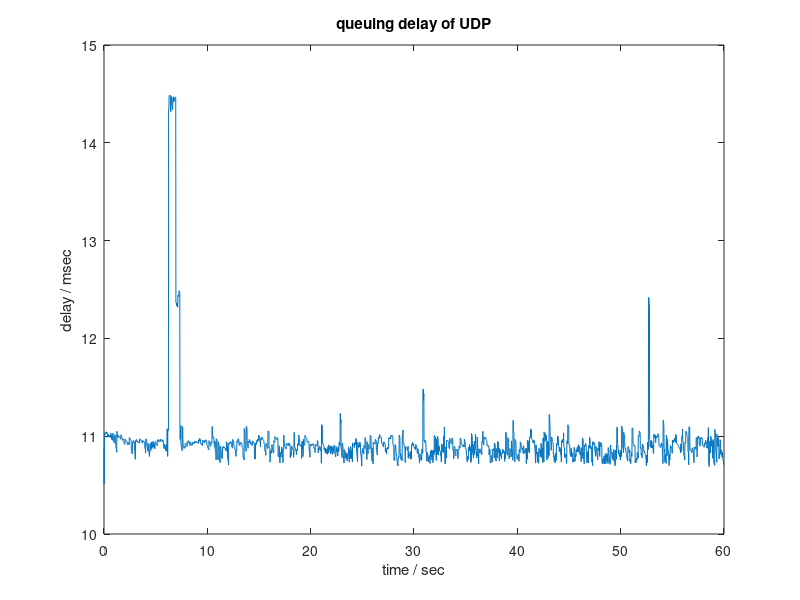

Reproduce this figure in MATLAB.
clc; clear all; close all;
load udp.mat;
udp_time_difference = VarName2 - VarName1;
udp_time_difference = 1000 * udp_time_difference;
time_axis = linspace(0,60,3994);
figure(1);
plot(time_axis, udp_time_difference);
title('queuing delay of UDP');
xlabel('time / sec');ylabel('delay / msec');
